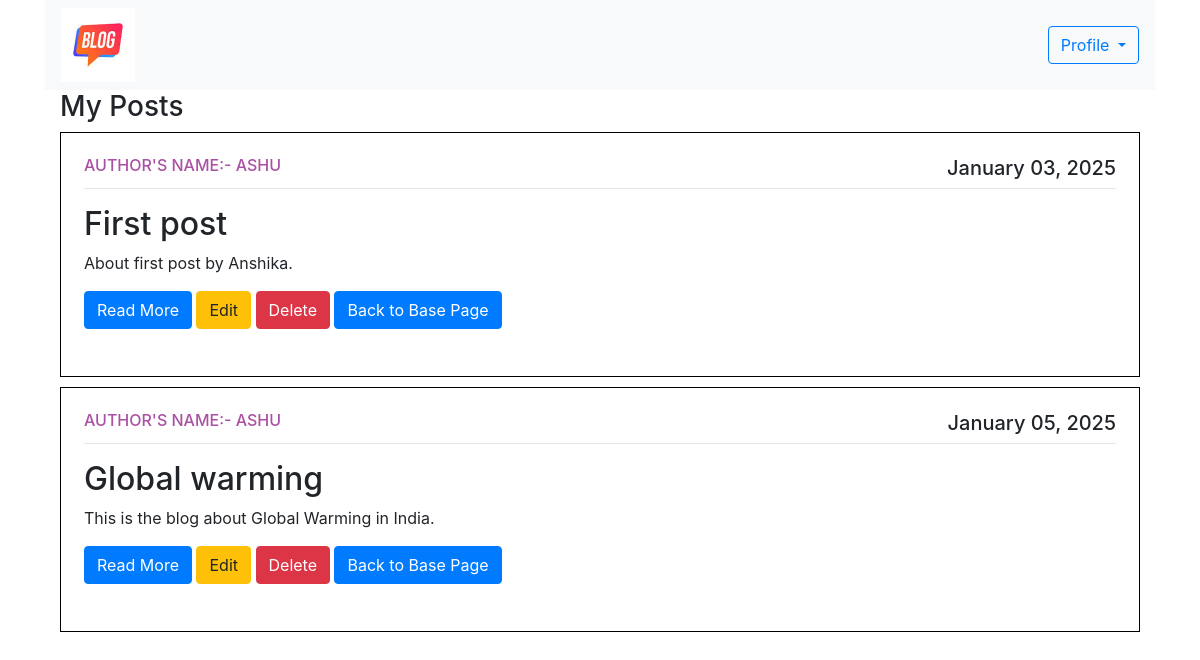
The page /mypost/ (signed in) on the database as committed earlier.
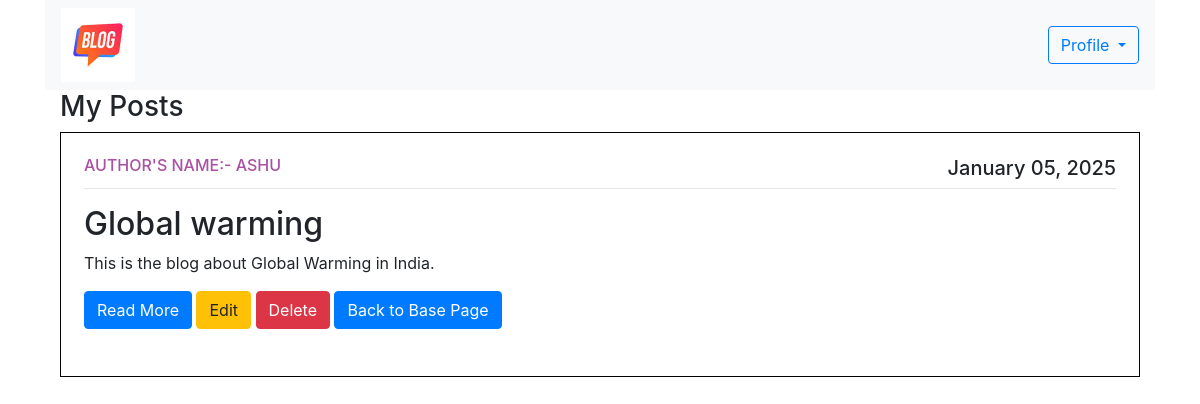
The same page on the database as committed later.
### blogapp/models.py (models this page shows, shortened)
class Post(models.Model):
    title = models.CharField(max_length=100)
    content = models.TextField()
    date_posted = models.DateTimeField(default=timezone.now)
    author = models.ForeignKey(User, on_delete=models.CASCADE)

### blogapp/views.py (the view)
# urls.py: path('mypost/', views.myPost, name='my-post'),
def myPost(request):
    posts = Post.objects.filter(author=request.user)
    return render(request, 'mypost.html', {'posts': posts})

### blogapp/templates/mypost.html (shortened to what this page needs)
{% extends 'home.html' %}
{% block content %}
{% load static %}
<div class="container ">
<nav class="navbar navbar-expand-lg navbar-light bg-light w-100">
	<div class="collapse navbar-collapse" id="navbarSupportedContent">
		<ul class="navbar-nav mr-auto ">
			<li><a href="/base"><img class="w-50 " src="{%static 'logo.jpeg'%}" alt=""></a></li>
		</ul>
		<form class="form-inline my-2 my-lg-0">
			<div class="dropdown">
				<button class="btn btn-outline-primary dropdown-toggle" type="button" id="dropdownMenuButton"
					data-toggle="dropdown" aria-haspopup="true" aria-expanded="false">
					Profile
				</button>
			</div>
		</form>
	</div>
</nav>
<div class="container custom-container" style="max-width: 1350px; ">
	<h3>My Posts </h3>
	{% for post in posts %}
<article class="media content-section">
	<div class="media-body" style="border: 1px solid black; padding: 23px; margin-bottom: 10px;">
		<div class="article-metadata">
<h6 class="text-uppercase" style="text-align:left;float:left; color: #aa51a3;">Author's Name:-  {{ post.author }}</h6>
			<h5 style="text-align:right;float:right;">{{ post.date_posted|date:"F d, Y" }}</h5>
			<hr style="clear:both;" />
		</div>
		<h2>{{ post.title }}</h2>
		<p class="article-content">{{ post.content|truncatewords:20 }}</p>
		<a href="{% url 'mypost_detail' post.pk %}" class="btn btn-primary">Read More</a>
		<a href="{% url 'edit_post' post.pk %}" class="btn btn-warning">Edit</a>
		<a href="{% url 'delete_post' post.pk %}" class="btn btn-danger">Delete</a>
		<a href="{% url 'base' %}" class="btn btn-primary">Back to Base Page</a>
		<br><br>
	</div>
</article>
{% endfor %}
</div>
{% endblock %}

Rows that differ between the two databases and show on the page:
removed Post: author "ASHU", date_posted "January 03, 2025", title "First post", content "About first post by Anshika."
